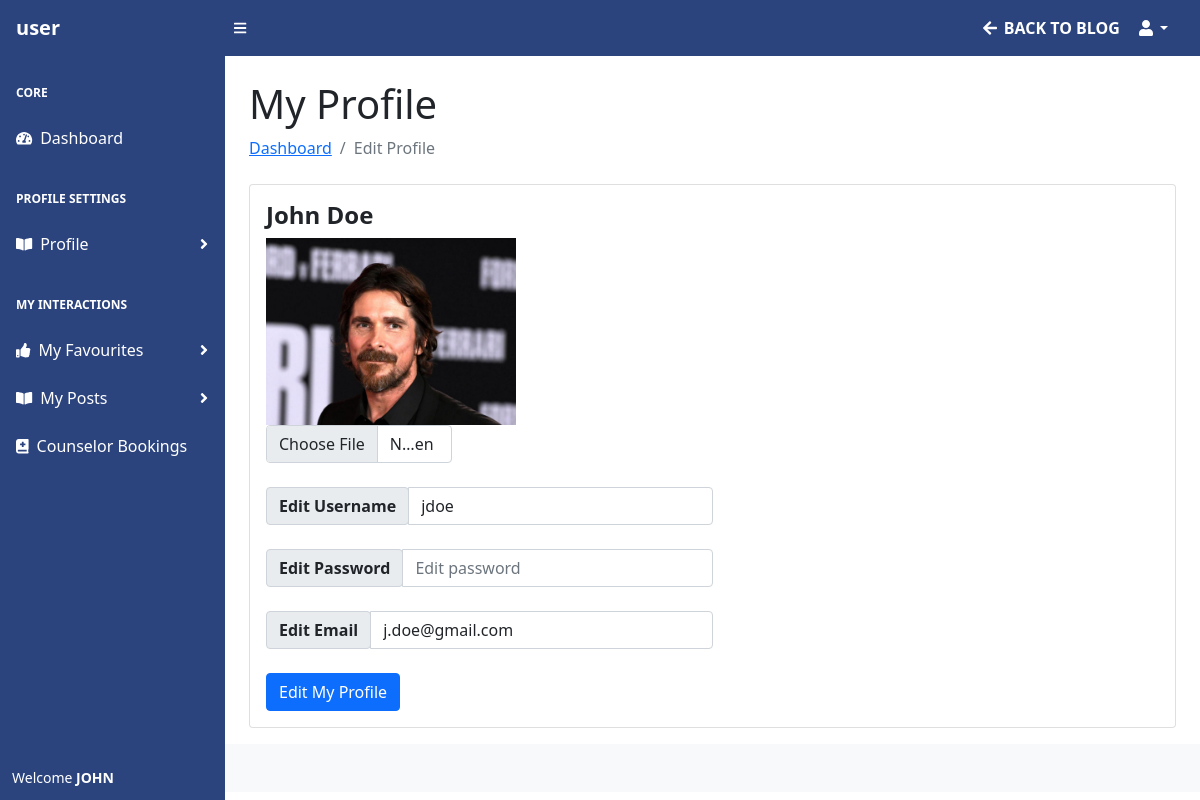
/admin/profile.php (signed in), run on the app's committed database.
### tables this page shows
CREATE TABLE `user_type` (
  `type_id` int(11) NOT NULL,
  `role` varchar(255) NOT NULL DEFAULT 'user'
);

CREATE TABLE `users` (
  `id` int(11) NOT NULL,
  `first_name` varchar(255) NOT NULL,
  `last_name` varchar(255) NOT NULL,
  `username` varchar(255) NOT NULL,
  `password` varchar(255) NOT NULL,
  `email` varchar(255) NOT NULL,
  `phone` varchar(255) NOT NULL DEFAULT '12345678911',
  `role` int(11) DEFAULT 3,
  `verified` enum('T','F') DEFAULT 'F',
  `avatar` text DEFAULT 'demo.jpg',
  `area` varchar(255) NOT NULL,
  `city` varchar(255) NOT NULL,
  `state` varchar(255) NOT NULL,
  `speciality` varchar(255) DEFAULT NULL,
  `randSalt` varchar(255) DEFAULT '$2y$10$verycrazystring1234567'
);

### admin/includes/functions.php (called while the page is built, shortened)
<?php
function getRoleByID($id)
{
    global $connection;
    $query = "SELECT role FROM user_type WHERE type_id=$id";
    $res = mysqli_query($connection, $query) or die("Failed" . mysqli_error($connection));
    if ($res) {
        return mysqli_fetch_assoc($res)["role"];
    }
}
function getUserDetailsByID($id)
{
    global $connection;
    $query = "SELECT * FROM users WHERE id=$id";
    $res = mysqli_query($connection, $query) or die("Failed " . mysqli_error($connection));
    if ($res) {
        return mysqli_fetch_assoc($res);
    }
}

### admin/includes/components/profile_pages/view_user.php (the view, shortened to what this page needs)
<?php
$row = getUserDetailsByID($_SESSION["id"]);
?>
<main>
    <div class="container-fluid px-4">
        <h1 class="mt-4">My Profile</h1>
        <ol class="breadcrumb mb-4">
            <li class="breadcrumb-item"><a href="index.html">Dashboard</a></li>
            <li class="breadcrumb-item active">Edit Profile</li>
        </ol>
        <div class="card mb-4">
            <div class="card-body">
                <div class="row">
                    <div class="col-lg-12">
                        <div class="col-xs-6">
                            <h4>
                                <strong>
                                    <?php echo $_SESSION["first_name"] . " " . $_SESSION["last_name"] ?>
                                </strong>
                            </h4>
                        </div>
                        <div class="col-xs-6">
                            <form action="profile.php" method="POST" enctype="multipart/form-data">
                                <div class="col-lg-6">
                                    <img src="../images/avatars/<?php echo $row['avatar'] ?>" width="250" alt="">
                                    <br>
                                    <div class="col-lg-5">
                                        <div class="form-group input-group">
                                            <input name="avatar" class="form-control" placeholder="Change Photo" type="file">
                                        </div>
                                    </div>
                                    <br>
                                    <div class="form-group input-group">
                                        <div class="input-group-prepend">
                                            <span class="input-group-text"> <strong>Edit Username</strong> </span>
                                        </div>
                                        <input name="username" class="form-control" value="<?php echo $_SESSION['username'] ?>" placeholder="Edit username" type="text">
                                    </div>
                                    <br>
                                    <div class="form-group input-group">
                                        <div class="input-group-prepend">
                                            <span class="input-group-text"> <strong>Edit Password</strong> </span>
                                        </div>
                                        <input name="password" class="form-control" placeholder="Edit password" type="pasword">
                                    </div>
                                    <br>
                                    <div class="form-group input-group">
                                        <div class="input-group-prepend">
                                            <span class="input-group-text"> <strong>Edit Email</strong> </span>
                                        </div>
                                        <input name="email" class="form-control" value="<?php echo $row['email'] ?>" placeholder="Edit Email" type="email">
                                    </div>
                                    <br>
                                    <div class="form-group">
                                        <button name="edit" type="submit" class="btn btn-primary btn-block"> Edit My Profile </button>
                                    </div>
                                </div>
                            </form>
                        </div>
                    </div>
                </div>
            </div>
        </div>
    </div>
    </div>

### admin/includes/components/navbar.php (shortened to what this page needs)
<?php
if ($_SESSION["role"] == 2) {
    echo "<nav class='sb-topnav navbar navbar-expand' style='background-color: #dd4f5d; color: white;'>";
} else if ($_SESSION["role"] == 3) {
    echo "<nav class='sb-topnav navbar navbar-expand' style='background-color: #2c447e'>";
} else {
    echo "<nav class='sb-topnav navbar navbar-expand navbar-dark bg-dark'";
}
?>
<a class="navbar-brand ps-3" href="index.php" style="color: white;"> <strong> <?php echo getRoleByID($_SESSION["role"]) ?> </strong> </a>
<button class="btn btn-link btn-sm order-1 order-lg-0 me-4 me-lg-0" id="sidebarToggle" style="color: white;" href="#!"><i class="fas fa-bars"></i></button>
<ul class="navbar-nav ms-auto ms-md-0 me-3 me-lg-4">
    <li class="nav-item">
        <a class="nav-link" href="../index.php" style="color: white;"><i class="fas fa-arrow-left fa-fw"></i> <strong>BACK TO BLOG</strong></a>
    </li>
    <li class="nav-item dropdown">
        <a class="nav-link dropdown-toggle" id="navbarDropdown" href="#" role="button" style="color: white;" data-bs-toggle="dropdown" aria-expanded="false"><i class="fas fa-user fa-fw"></i></a>
    </li>
</ul>
</nav>

### data on the page
user_type: role "user"
users: avatar (picture), email "j.doe@gmail.com"

### other printed values
$_SESSION["first_name"] "JOHN"
$_SESSION["first_name"] "John"
$_SESSION["last_name"] "Doe"
